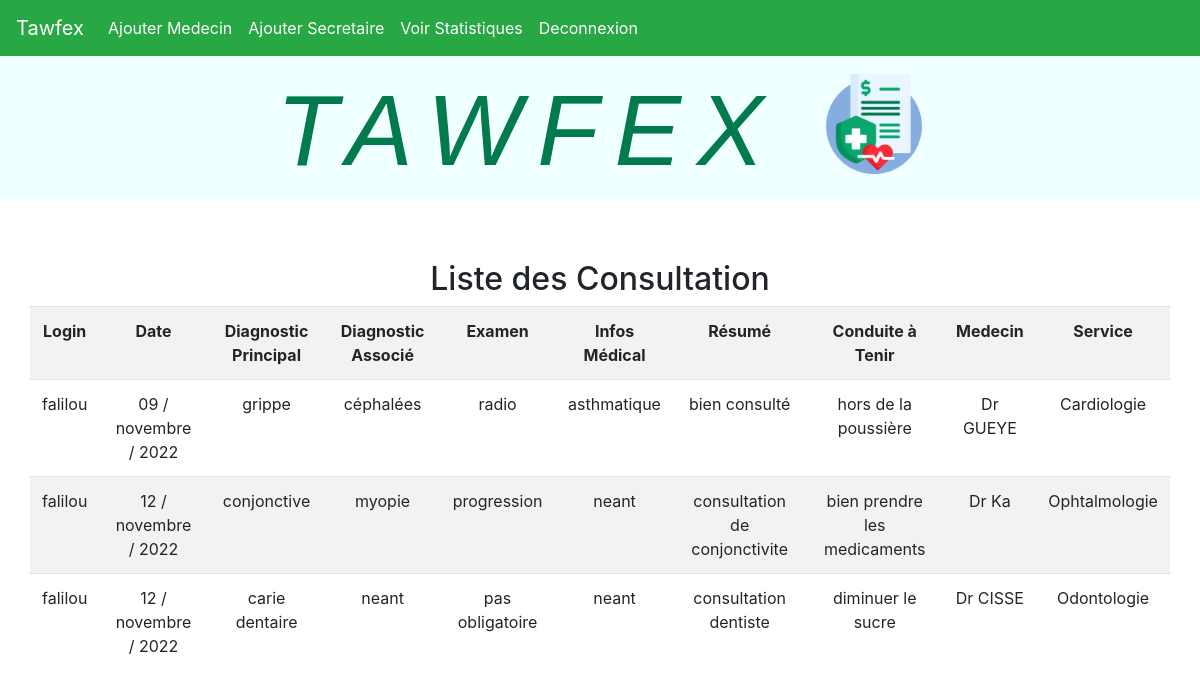
Page /admin/VoirConsultation.php on the committed database.
### tables this page shows
CREATE TABLE `consultation` (
  `id` int(10) NOT NULL,
  `login` varchar(50) NOT NULL,
  `dateC` varchar(50) NOT NULL,
  `diagnosticprincipal` varchar(50) NOT NULL,
  `diagnosticassocie` varchar(50) NOT NULL,
  `examenafaire` varchar(50) NOT NULL,
  `infomedical` varchar(50) NOT NULL,
  `resume` varchar(50) NOT NULL,
  `conduiteatenir` varchar(50) NOT NULL,
  `medecin` varchar(50) NOT NULL,
  `services` varchar(200) NOT NULL
);

### classes/MyPDO.class.php (called while the page is built, shortened)
<?php
class MyPDO extends PDO
{
    private static $instance;
    public static function getInstance()
    {
        if (!self::$instance) {
            try {
                self::$instance = new MyPDO(self::DSN, self::USER, self::PWD);
            } catch (PDOException $e) {
                die("Erreur connexion: " . $e->getMessage());
            }
        }
        return self::$instance;
    }
}

### classes/Tasks.class.php (called while the page is built, shortened)
<?php
class Tasks
{
    protected $db;
    function __construct()
    {
        $this->db = MyPDO::getInstance();
    }
    public function voirConsultation()
    {
        $sql = "SELECT * FROM consultation LIMIT 3 ";
        $query = $this->db->query($sql);
        return $query->fetchAll(PDO::FETCH_ASSOC);
    }
}

### admin/VoirConsultation.php (the view, shortened to what this page needs)
<?php
$patient = new Tasks();
?>
<!DOCTYPE html>
<html>
<head>
    <link rel="stylesheet" href="../css/voirpatient.css">
    <link rel="stylesheet" href="https://cdn.jsdelivr.net/npm/bootstrap@4.6.2/dist/css/bootstrap.min.css">
</head>
<body>
    <div>
        <div id="entete">
            <h1 class="nameapp">TAWFEX <img src="../img/tawfekh.png" alt=""></h1>
        </div>
        <div>
            <?php
            include "navigation.php";
            ?>
        </div>
        <div id="contenu">
            <h2 id="titre">Liste des Consultation</h2>
            <table class="table table-striped">
                <tr>
                    <th>Login</th>
                    <th>Date</th>
                    <th>Diagnostic Principal</th>
                    <th>Diagnostic Associé</th>
                    <th>Examen</th>
                    <th>Infos Médical</th>
                    <th>Résumé</th>
                    <th>Conduite à Tenir</th>
                    <th>Medecin</th>
                    <th>Service</th>
                </tr>
                <?php
                foreach ($patient->voirConsultation() as $aPatient) {
                    extract($aPatient);
                    echo "<tr  scope=\"row\">
                        <td>$login</td>
                        <td>$dateC</td>
                        <td>$diagnosticprincipal</td>
                        <td>$diagnosticassocie</td>
                        <td>$examenafaire</td>
                        <td>$infomedical</td>
                        <td>$resume</td>
                        <td>$conduiteatenir</td>
                        <td>$medecin</td>
                        <td>$services</td>
                    </tr>";
                }
                ?>
            </table>
        </div>
    </div>
</body>
</html>

### css/voirpatient.css (style rules this page uses)
#entete { background-color: #F0FFFF; width: inherit; height: 200px; background-size: cover; background-repeat: no-repeat; }
#contenu { width: inherit; padding-top: 60px; margin-left: 30px; margin-right: 30px; }
h2 { text-align: center; }
table { text-align: center; margin-right: 20px; }
.nameapp { padding-top: 70px; text-align: center; color: #017b4e; font-size: 100px; font-family: 'Franklin Gothic Medium', 'Arial Narrow', Arial, sans-serif; font-style: italic; letter-spacing: 1rem; }
img { padding-bottom: 30px; width: 100px; text-align: right; display: inline; }

### css/navigation.css (style rules this page uses)
body { margin: 0px; padding: 0px; }

### rows in the picture
consultation: login "falilou", dateC "09 / novembre / 2022", diagnosticprincipal "grippe", diagnosticassocie "céphalées", examenafaire "radio", infomedical "asthmatique", resume "bien consulté", conduiteatenir "hors de la poussière", medecin "Dr GUEYE", services "Cardiologie"
consultation: login "falilou", dateC "12 / novembre / 2022", diagnosticprincipal "conjonctive", diagnosticassocie "myopie", examenafaire "progression", infomedical "neant", resume "consultation de conjonctivite", conduiteatenir "bien prendre les medicaments", medecin "Dr Ka", services "Ophtalmologie"
consultation: login "falilou", dateC "12 / novembre / 2022", diagnosticprincipal "carie dentaire", diagnosticassocie "neant", examenafaire "pas obligatoire", infomedical "neant", resume "consultation dentiste", conduiteatenir "diminuer le sucre", medecin "Dr CISSE", services "Odontologie"
